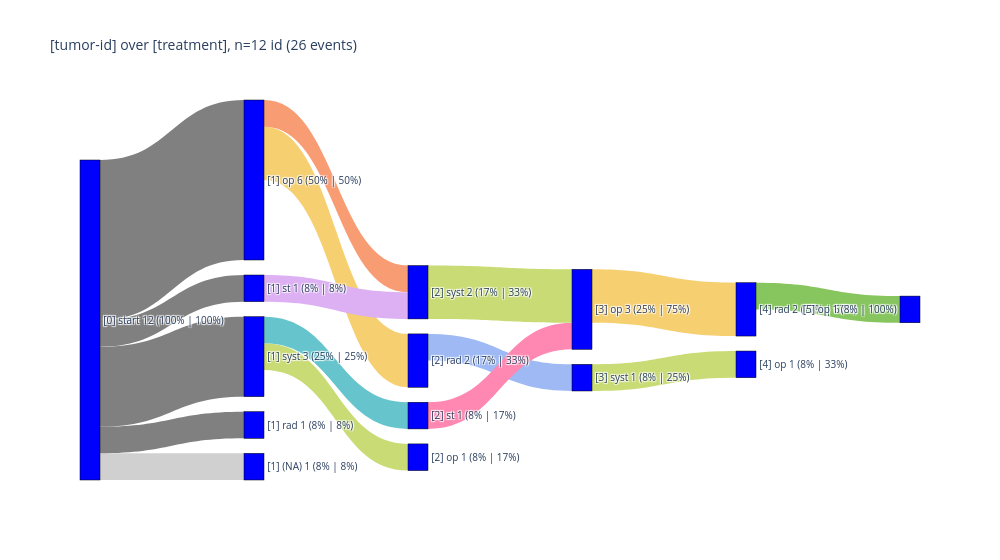

The notebook cell this image was saved under:
### Markdown cell above
### <a id='toc1_2_6_'></a>[sankey](#toc0_)

### Code cell
pls.plot_sankey(
    width=1000,
    # font_size=15,
    # renderer="png",
)

### Figure 1 — Plotly figure (JSON) as saved in the notebook; plotly's stock layout.template omitted (floating-point values rounded to 4 significant figures)
{"data": [{"link": {"color": ["#D0D0D0", "#808080", "#808080", "#808080", "#808080", "rgb(246, 207, 113)", "rgb(248, 156, 116)", "rgb(220, 176, 242)", "rgb(201, 219, 116)", "rgb(102, 197, 204)", "rgb(158, 185, 243)", "rgb(254, 136, 177)", "rgb(201, 219, 116)", "rgb(246, 207, 113)", "rgb(201, 219, 116)", "rgb(135, 197, 95)"], "source": [0, 0, 0, 0, 0, 1, 1, 3, 4, 4, 7, 8, 9, 10, 11, 13], "target": [5, 1, 2, 3, 4, 7, 9, 9, 6, 8, 11, 10, 10, 13, 12, 14], "value": [1, 6, 1, 1, 3, 2, 1, 1, 1, 1, 1, 1, 2, 2, 1, 1]}, "node": {"align": "left", "color": "blue", "label": ["[0] start 12 (100% | 100%)", "[1] op 6 (50% | 50%)", "[1] rad 1 (8% | 8%)", "[1] st 1 (8% | 8%)", "[1] syst 3 (25% | 25%)", "[1] (NA) 1 (8% | 8%)", "[2] op 1 (8% | 17%)", "[2] rad 2 (17% | 33%)", "[2] st 1 (8% | 17%)", "[2] syst 2 (17% | 33%)", "[3] op 3 (25% | 75%)", "[3] syst 1 (8% | 25%)", "[4] op 1 (8% | 33%)", "[4] rad 2 (17% | 67%)", "[5] op 1 (8% | 100%)"], "line": {"color": "black", "width": 0.5}, "pad": 15, "thickness": 20}, "type": "sankey"}], "layout": {"font": {"size": 10}, "title": {"text": "[tumor-id] over [treatment], n=12 id (26 events)"}, "width": 1000}}
